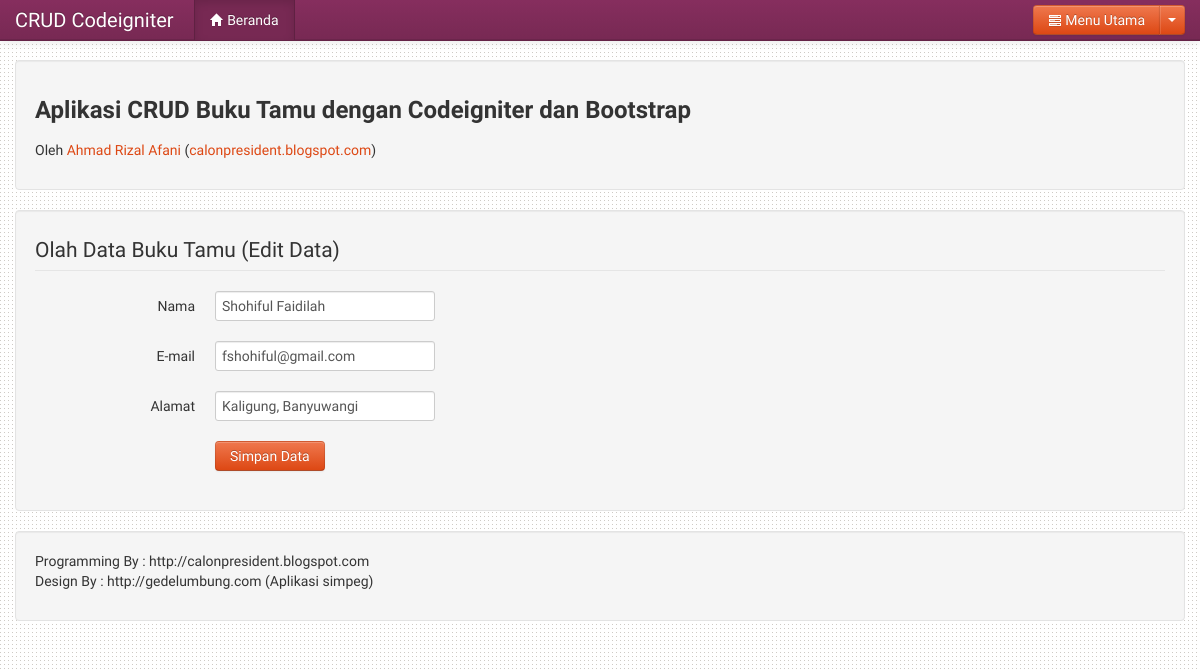
Page /index.php/welcome/edit/5 on the committed database.
### tables this page shows
CREATE TABLE `guestbook` (
  `id` int(11) NOT NULL AUTO_INCREMENT,
  `nama` varchar(50) NOT NULL,
  `email` varchar(50) NOT NULL,
  `alamat` varchar(50) DEFAULT NULL,
  PRIMARY KEY (`id`)
);

### application/controllers/welcome.php (called while the page is built, shortened)
<?php if ( ! defined('BASEPATH')) exit('No direct script access allowed');
class Welcome extends CI_Controller {
	public function edit($id = 0)
	{
		$temp = $this->my_model->GetData("where id = '$id'")->result_array();
		$data = array(
			'status' => 'Edit',
			'nama' => $temp[0]['nama'],
			'email' => $temp[0]['email'],
			'alamat' => $temp[0]['alamat'],
			'id' => $temp[0]['id']
		);
		$this->load->view('manipulasi_data',$data);
	}
}

### index.php (called while the page is built, shortened)
<?php
require_once BASEPATH.'core/CodeIgniter.php';

### application/models/my_model.php (called while the page is built, shortened)
<?php if ( ! defined('BASEPATH')) exit('No direct script access allowed');
class My_model extends CI_Model {
	public function GetData($where = '')
	{
		return $this->db->query("select * from guestbook $where;");
	}
}
?>

### application/views/manipulasi_data.php (the view, shortened to what this page needs)
<!DOCTYPE html>
<html lang="en">
  <head>
    <link href="<?php echo base_url(); ?>asset/css/bootstrap.min.css" rel="stylesheet">
    <link href="<?php echo base_url(); ?>asset/css/bootstrap-responsive.min.css" rel="stylesheet">
    <link href="<?php echo base_url(); ?>asset/css/docs.css" rel="stylesheet">
	<link rel="stylesheet" href="<?php echo base_url(); ?>asset/colorbox/colorbox.css" />
  </head>
  <body>
    <div class="navbar navbar-inverse navbar-fixed-top">
      <div class="navbar-inner">
        <div class="container">
          <a class="brand" href="">CRUD Codeigniter</a>
          <div class="nav-collapse collapse">
            <ul class="nav">
              <li class="active"><a href="<?php echo base_url(); ?>"><i class="icon-home icon-white"></i> Beranda</a></li>
            </ul>
            <div class="btn-group pull-right">
			  <button class="btn btn-primary"><i class="icon-tasks icon-white"></i> Menu Utama</button>
			  <button class="btn btn-primary dropdown-toggle" data-toggle="dropdown">
				<span class="caret"></span>
			  </button>
			</div>
          </div>
        </div>
      </div>
    </div>
    <div class="container">
	<div class="well">
	  <div class="row">
		<div class="span">
		  <h3>Aplikasi CRUD Buku Tamu dengan Codeigniter dan Bootstrap</h3>
		  <p>Oleh <a href="https://www.facebook.com/Ahmad.Rizal.Afani" target="_blank">Ahmad Rizal Afani</a>
		  (<a href="http://calonpresident.blogspot.com" target="_blank">calonpresident.blogspot.com</a>)</p>
		</div>
	  </div>
	</div>
  <div class="well">
		<section>
			<form action="<?php echo base_url().'index.php/welcome/simpan' ?>" class="form-horizontal" method="post" accept-charset="utf-8">
			<div class="control-group">
		  	<legend>Olah Data Buku Tamu (<?php echo $status; ?> Data)</legend>
			<label class="control-label" for="nama_unit_kerja">Nama</label>
			<div class="controls">
			  <input type="text" class="span" name="nama" id="nama_lengkap" value="<?php echo $nama; ?>" placeholder="Nama">
			</div>
		  </div>
		  <div class="control-group">
			<label class="control-label" for="eselon">E-mail</label>
			<div class="controls">
			  <input type="text" class="span" name="email" id="username" value="<?php echo $email; ?>" placeholder="E - mail">
			</div>
		  </div>
		  <div class="control-group">
			<label class="control-label" for="parent_unit">Alamat</label>
			<div class="controls">
			  <input type="text" class="span" name="alamat" id="alamat" value="<?php echo $alamat; ?>" placeholder="Alamat">
			</div>
		  </div>
		  <div class="control-group">
			<div class="controls">
			  <button type="submit" class="btn btn-primary">Simpan Data</button>
			</div>
		  </div>
		</form>
		</section>
  </div>
      <footer class="well">
        <p>
        	Programming By : http://calonpresident.blogspot.com <br />
            Design By : http://gedelumbung.com (Aplikasi simpeg)
        </p>
      </footer>
    </div>
  </body>
</html>

### asset/css/docs.css (style rules this page uses)
body { position: relative; padding-top: 60px; background-image:url(../img/bg_dotted.png); background-position: 0 40px; }

### rows in the picture
guestbook: nama "Shohiful Faidilah", email "fshohiful@gmail.com", alamat "Kaligung, Banyuwangi"

### other values in the picture
$status "Edit"
